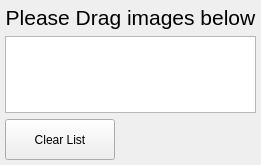
<?xml version="1.0" encoding="UTF-8"?>
<ui version="4.0">
 <class>List</class>
 <widget class="QWidget" name="List">
  <property name="geometry">
   <rect>
    <x>0</x>
    <y>0</y>
    <width>203</width>
    <height>165</height>
   </rect>
  </property>
  <property name="acceptDrops">
   <bool>true</bool>
  </property>
  <property name="windowTitle">
   <string>Form</string>
  </property>
  <layout class="QGridLayout" name="gridLayout">
   <property name="margin">
    <number>5</number>
   </property>
   <item row="0" column="0">
    <layout class="QVBoxLayout" name="verticalLayout">
     <item>
      <widget class="QLabel" name="infoLabel">
       <property name="font">
        <font>
         <pointsize>16</pointsize>
        </font>
       </property>
       <property name="text">
        <string>Please Drag images below</string>
       </property>
       <property name="alignment">
        <set>Qt::AlignCenter</set>
       </property>
      </widget>
     </item>
     <item>
      <widget class="QListWidget" name="container">
       <property name="minimumSize">
        <size>
         <width>0</width>
         <height>0</height>
        </size>
       </property>
       <property name="acceptDrops">
        <bool>true</bool>
       </property>
      </widget>
     </item>
     <item>
      <layout class="QHBoxLayout" name="horizontalLayout">
       <item>
        <widget class="QPushButton" name="clearPb">
         <property name="sizePolicy">
          <sizepolicy hsizetype="Maximum" vsizetype="Maximum">
           <horstretch>0</horstretch>
           <verstretch>0</verstretch>
          </sizepolicy>
         </property>
         <property name="minimumSize">
          <size>
           <width>110</width>
           <height>41</height>
          </size>
         </property>
         <property name="maximumSize">
          <size>
           <width>110</width>
           <height>41</height>
          </size>
         </property>
         <property name="text">
          <string>Clear List</string>
         </property>
        </widget>
       </item>
       <item>
        <spacer name="horizontalSpacer">
         <property name="orientation">
          <enum>Qt::Horizontal</enum>
         </property>
         <property name="sizeHint" stdset="0">
          <size>
           <width>258</width>
           <height>20</height>
          </size>
         </property>
        </spacer>
       </item>
      </layout>
     </item>
    </layout>
   </item>
  </layout>
 </widget>
 <resources/>
 <connections/>
</ui>
